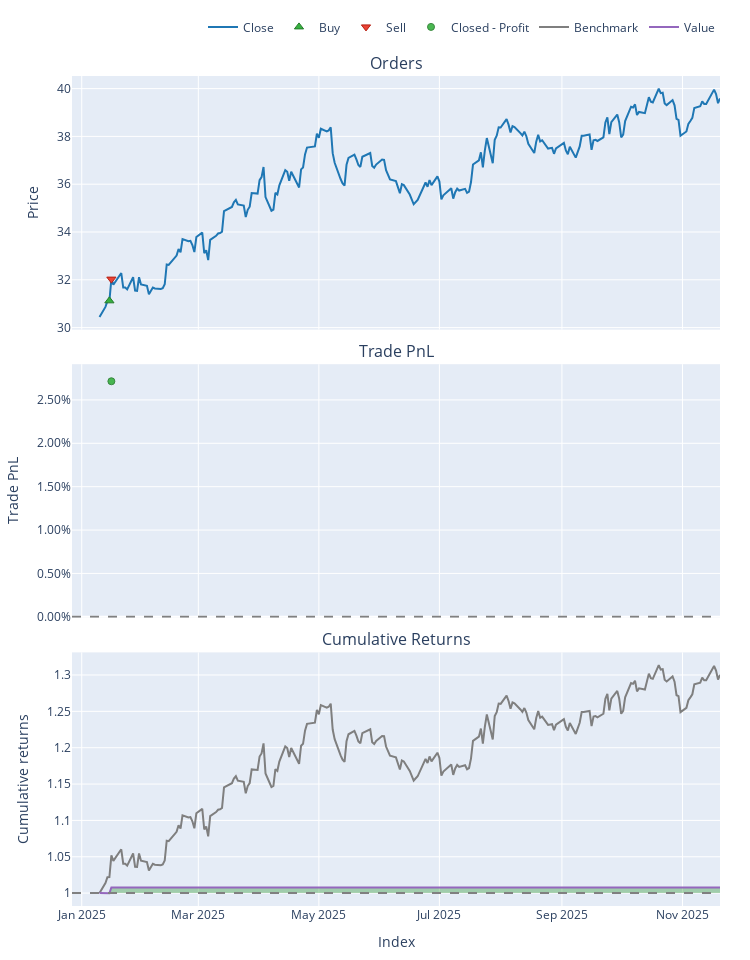
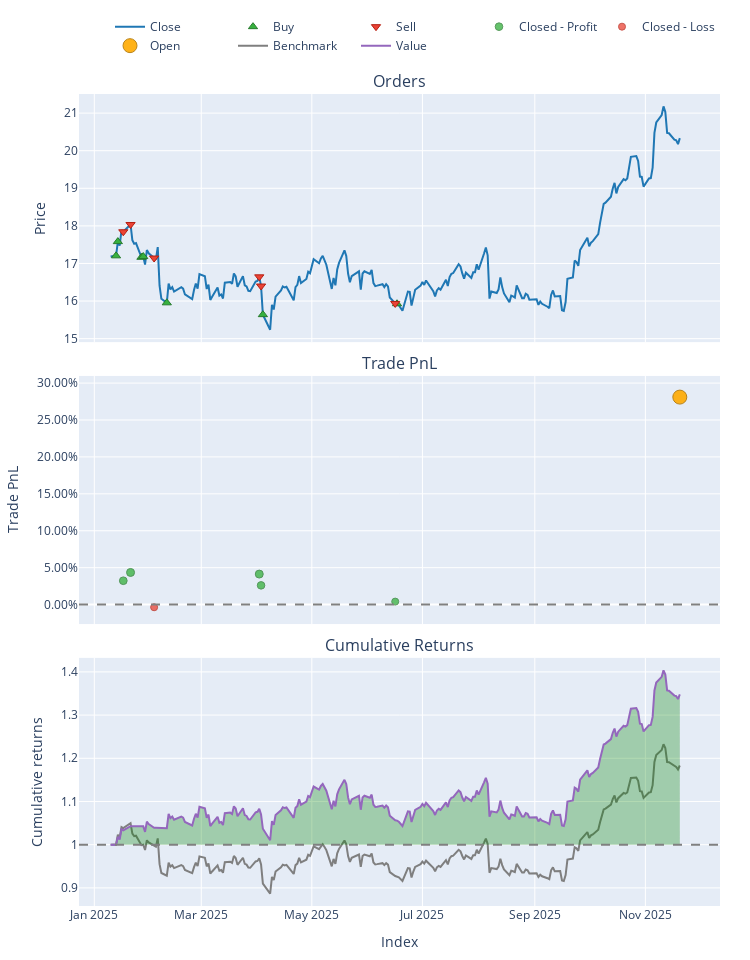
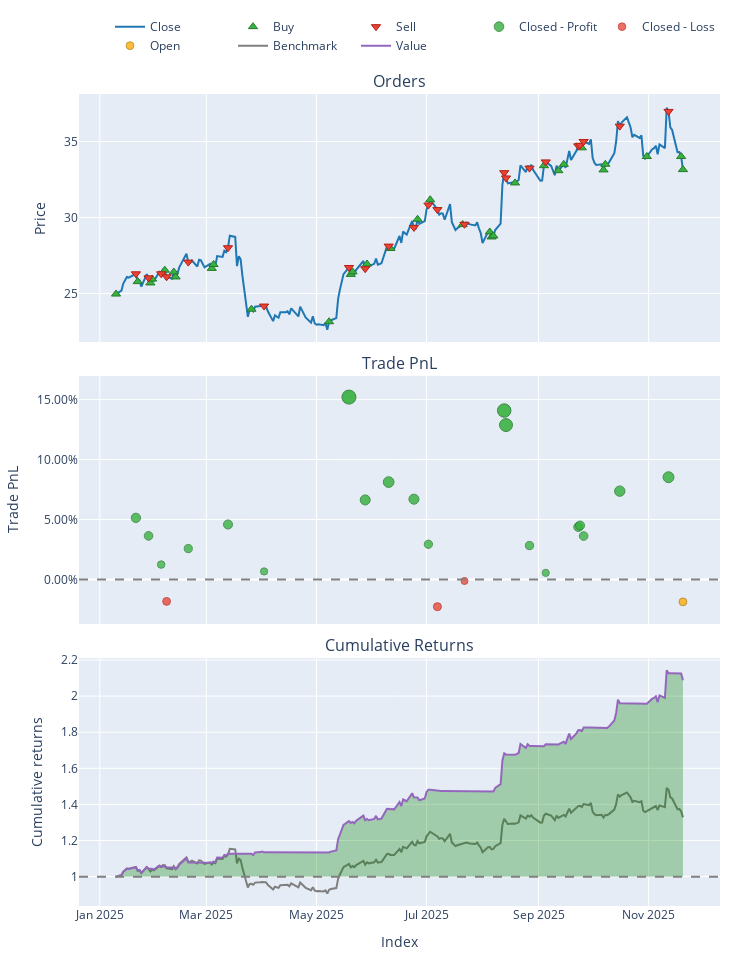
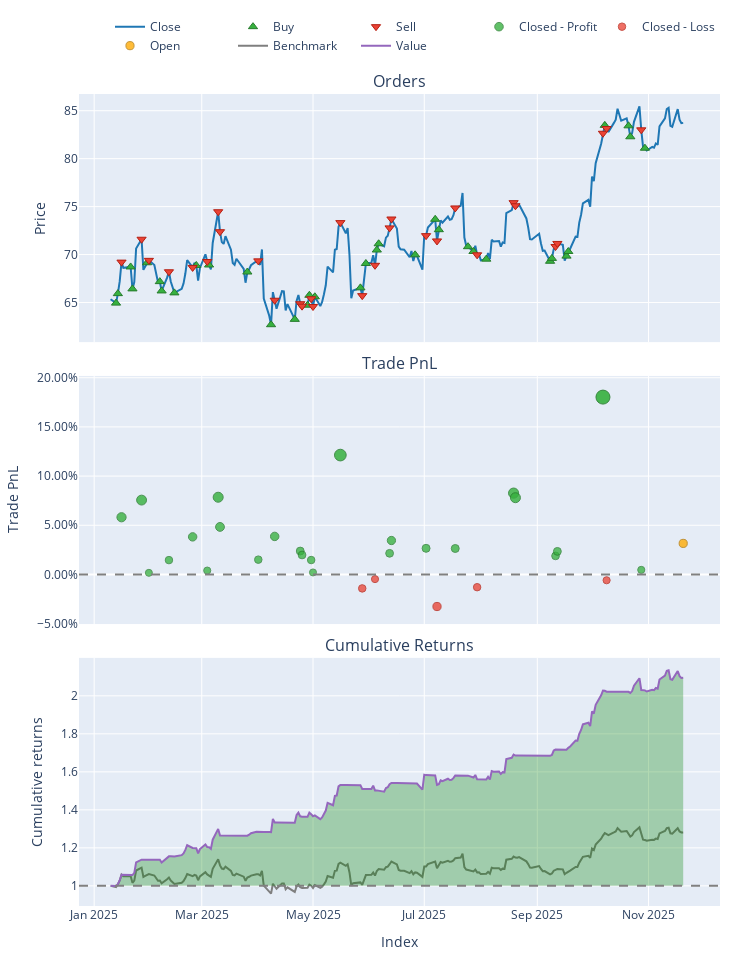

The cell these charts' notebook holds for them, in order:
### Code cell
# Multiple stocks in a loop
stocks = ["CNP", "MDU", "CWCO", "NEE", "DUK"]
results = {}

for stock in stocks:
    print(f"\n{'='*60}")
    print(f"Processing {stock}")
    print(f"{'='*60}")
    portfolio, metrics, actions = run_ppo_trading_pipeline(
        stock_symbol=stock, 
        config=config,
        show_plot=True  # Don't show plots in loop
    )
    results[stock] = {'portfolio': portfolio, 'metrics': metrics, 'actions': actions}
